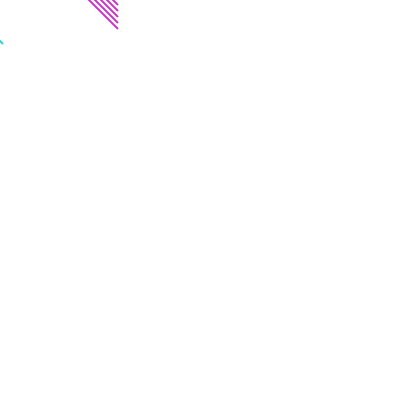
Frame 1 (no input)
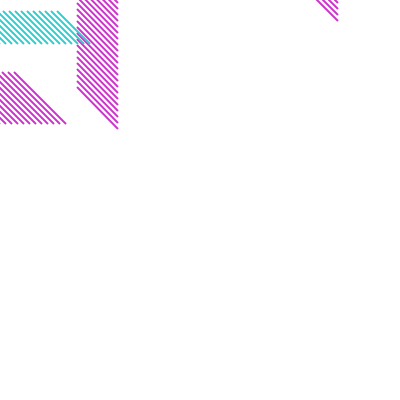
Frame 60 (the mouse pressed at the canvas centre just before this capture)
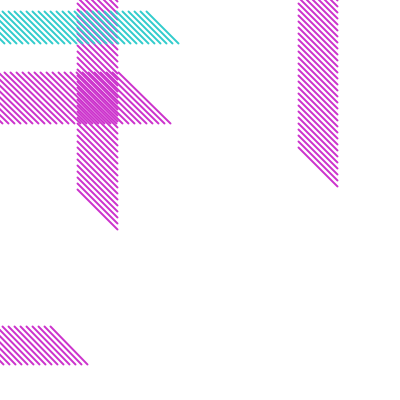
Frame 120 (the mouse held since frame 60 and released just before this capture)

The Processing sketch that drew these frames (run headless with seeded random() and noise(); from frame 60 on, the mouse is pressed at the canvas centre):

// Processing sketch: processing_106420
// ── processing_106420.pde

int NSTRIPES = 6;

float stripeX[] = new float[NSTRIPES];
float stripeY[] = new float[NSTRIPES];
float stripeLength[] = new float[NSTRIPES];
float stripeBreadth[] = new float[NSTRIPES];
boolean stripeIsVertical[] = new boolean[NSTRIPES];
float stripeSpeed[] = new float[NSTRIPES];
color stripeColor[] = new color[NSTRIPES];

color colors[] = { #33CCCC, #CC33CC, #CCCC33, #333333 };
color randomColor() {
  return colors[int(random(colors.length)) % colors.length];
}

void resetStripe(int i) {
  stripeLength[i] = random(300, 600);
  stripeBreadth[i] = random(30, 60);
  stripeIsVertical[i] = (random(1) < 0.5);
  if (stripeIsVertical[i]) {
    stripeX[i] = random(width - 0.5 * stripeBreadth[i]);
    stripeY[i] = -stripeLength[i] - random(600);
  }
  else {
    stripeX[i] = -stripeLength[i] - random(600);
    stripeY[i] = random(height - 0.5 * stripeBreadth[i]);
  }
  stripeSpeed[i] = random(1, 3);
  stripeColor[i] = randomColor();
}

void drawStripe(int i) {
  stroke(stripeColor[i]);
  strokeWeight(2);
  if (stripeIsVertical[i]) {
    for (float y = stripeY[i]; y < stripeY[i] + stripeLength[i]; y += 6) {
      float x = stripeX[i];
      line(x, y, x + stripeBreadth[i], y + stripeBreadth[i]);
    }
    stripeY[i] += stripeSpeed[i];
    if (stripeY[i] > height)
      resetStripe(i);
  }
  else {
    for (float x = stripeX[i]; x < stripeX[i] + stripeLength[i]; x += 6) {
      float y = stripeY[i];
      line(x, y, x + stripeBreadth[i], y + stripeBreadth[i]);
    }
    stripeX[i] += stripeSpeed[i];
    if (stripeX[i] > width)
      resetStripe(i);
  }
}

void setup() {
  size(400, 400);
  for (int i = 0; i < NSTRIPES; i++)
    resetStripe(i);
}

void draw() {
  background(0xff);
  for (int i = 0; i < NSTRIPES; i++)
    drawStripe(i);
}
